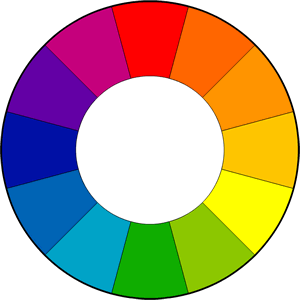
#> input picture color-wheel-300.png, 300 x 300 px
$ python colorCluster.py
#> lines starting #> are read from the running program, lines starting #| are printed output that depends on the picture
from numpy import *
from scipy import misc, ndimage
from sklearn.cluster import KMeans

from pylab import *

def colorCluster(colorImage, nColorClusters, showSegmentation = False):
    # Compute the pix image shape
    imageShape = colorImage.shape[0:2]

    # Unroll the image into RGB vector (3 x pix count)
    rgbs = colorImage.reshape((-1, 3))

    # Fit it with a kmeans estimator
    kme = KMeans(init='k-means++', n_clusters=nColorClusters, n_init=10)
    kme.fit(rgbs)

    # Show the quantized image if desired
    if showSegmentation:
        result = kme.predict(rgbs).reshape(imageShape)

        projected = empty_like(colorImage)
        for i, c in enumerate("RGB"):
            projected[:,:,i] = kme.cluster_centers_[:, i].take(result)

        figure()
        imshow(colorImage)

        figure()
        imshow(projected)
        show()

    # What a derpy attr name. . .
    return kme.cluster_centers_

if __name__ == "__main__":
    cdata = ndimage.imread("color-wheel-300.png", mode="RGB")
#> cdata is the input picture: shape (300, 300, 3); mean R, G, B 185.7, 168.1, 143.8
    colorCluster(cdata, 4, showSegmentation=True)
#> in colorCluster, `result = kme.predict(rgbs).reshape(imageShape)`:
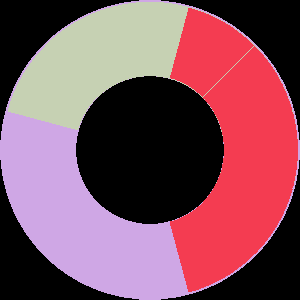
#> result: shape (300, 300) int32; 4 distinct labels, from 0 to 3; one colour per label, 0 black
#> after the loop in colorCluster, `for i, c in enumerate("RGB"):`:
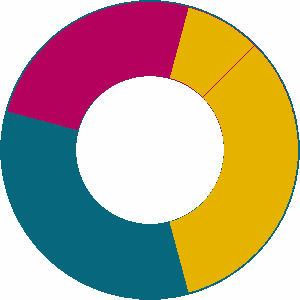
#> projected: shape (300, 300, 3); mean of channels 0, 1, 2 185.2, 167.7, 143.4; drawn as R, G, B
    colorCluster(cdata, 7, showSegmentation=True)
#> call 2 of colorCluster, with nColorClusters = 7, showSegmentation = True
#> in colorCluster (call 2), `result = kme.predict(rgbs).reshape(imageShape)`:
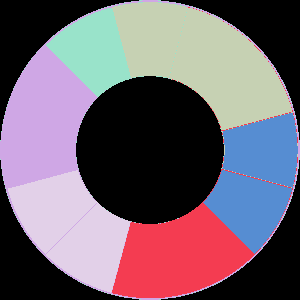
#> result: shape (300, 300) int32; 7 distinct labels, from 0 to 6; one colour per label, 0 black
#> after the loop in colorCluster (call 2), `for i, c in enumerate("RGB"):`:
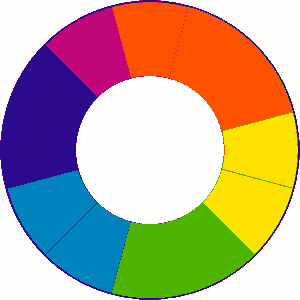
#> projected: shape (300, 300, 3); mean of channels 0, 1, 2 185.3, 167.5, 143.5; drawn as R, G, B
